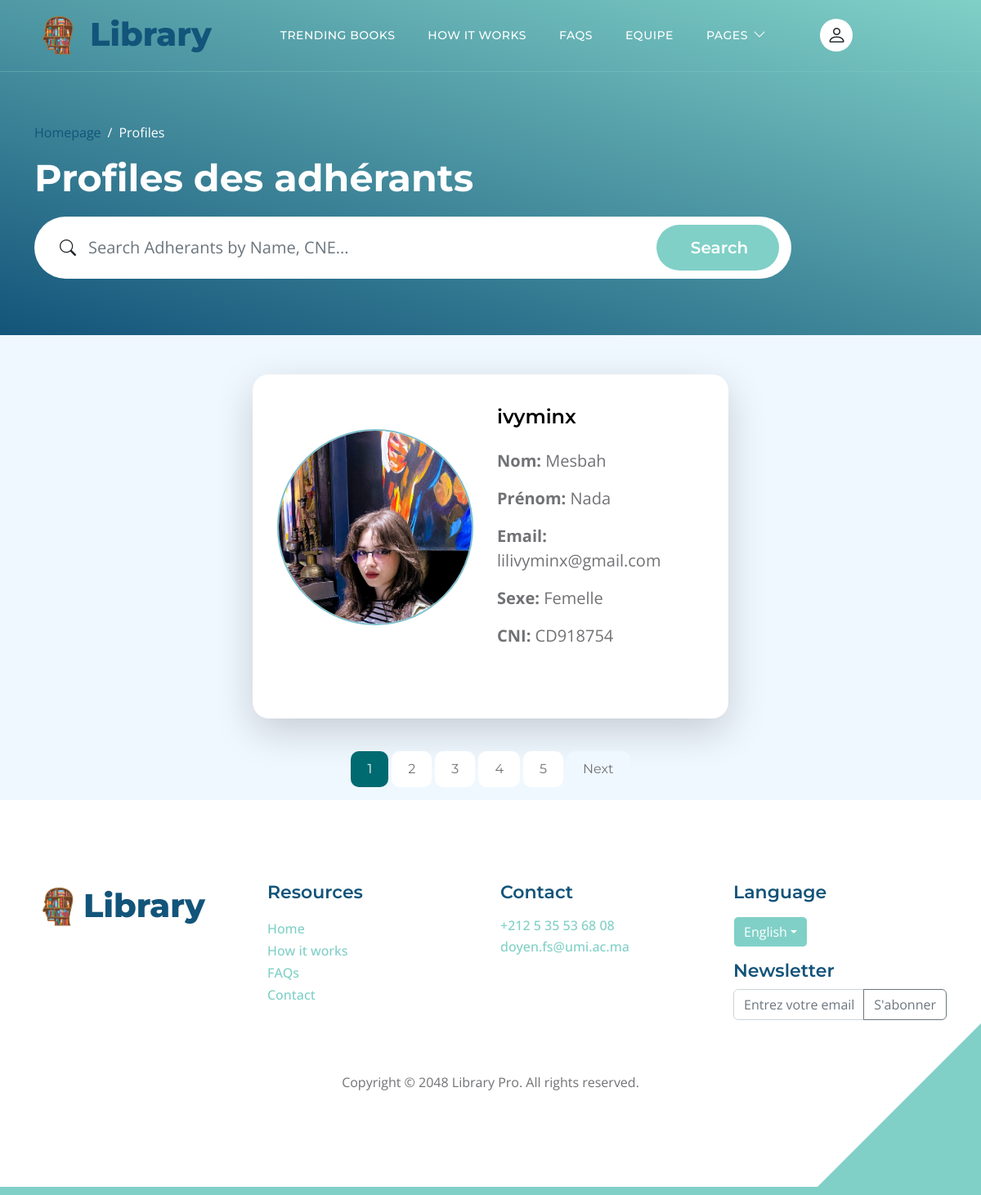
Before: /profiles/ with the older database file.
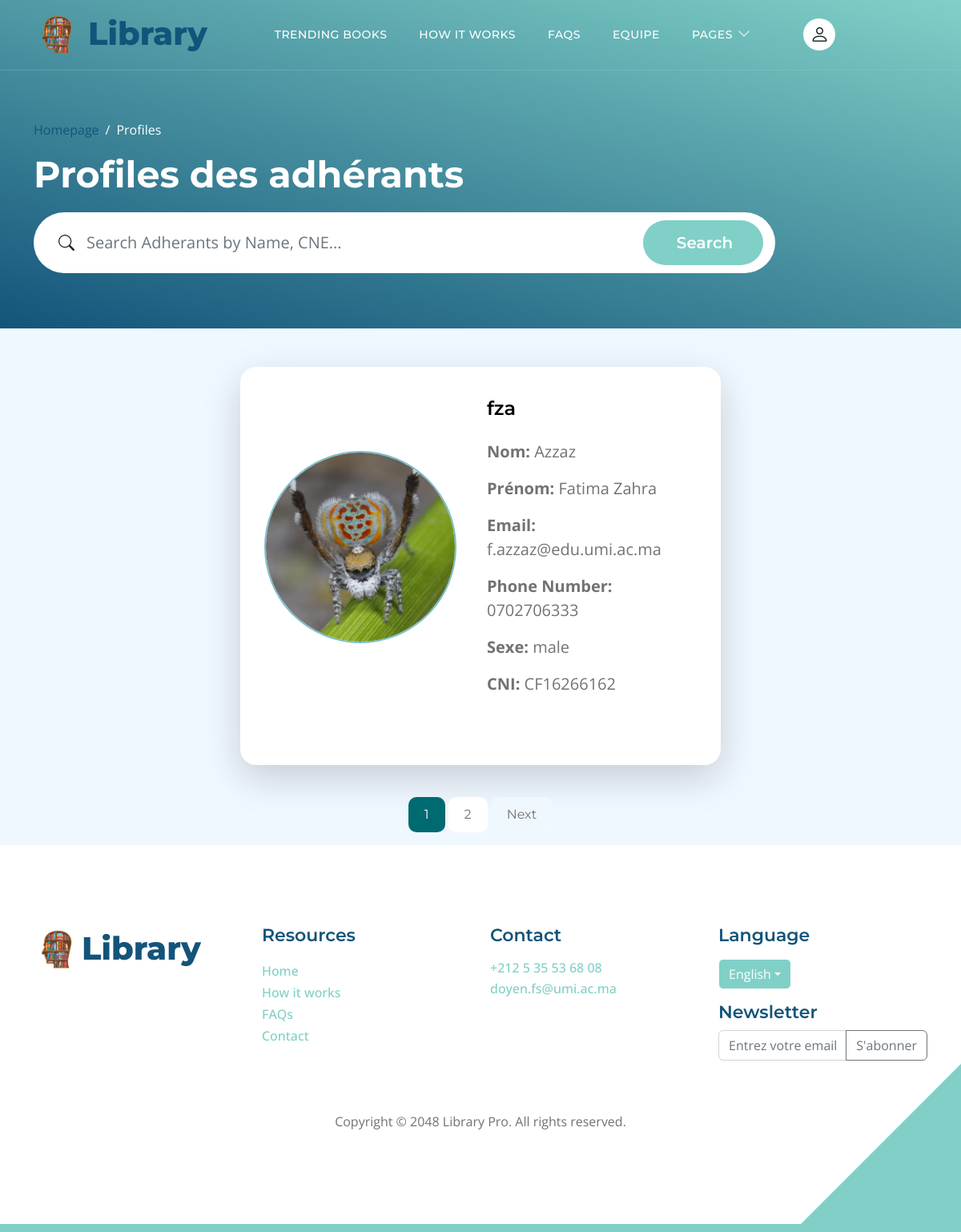
After: the same page with the newer database file.
### adherants/models.py (models this page shows, shortened)
class Profile(models.Model):
    user = models.OneToOneField(User, on_delete=models.CASCADE, null=True, blank=True)
    prenom = models.CharField(max_length=255, blank=True, null=True)
    nom = models.CharField(max_length=255, blank=True, null=True)
    email = models.EmailField(max_length=500, blank=True, null=True)
    username = models.CharField(max_length=200, blank=True, null=True)
    CNI = models.CharField(max_length=200, blank=True, null=True)
    profile_image = models.ImageField(null=True, blank=True, upload_to='profiles/', default="profiles/user-default.png")
    departement = models.CharField(max_length=200, blank=True, null=True)
    filiere = models.CharField(max_length=200, blank=True, null=True)
    CNE = models.CharField(max_length=200, blank=True, null=True)
    semestre = models.CharField(max_length=200, blank=True, null=True)
    sexe = models.CharField(max_length=200, blank=True, null=True)
    phonenumber = models.CharField(max_length=200, blank=True, null=True)
    created = models.DateTimeField(auto_now_add=True)
    id = models.UUIDField(default=uuid.uuid4, unique=True,
                          primary_key=True, editable=False)
    @property
    def imageURL(self):
        try:
            url = self.profile_image.url
        except:
            url = ''
        return url

### adherants/views.py (the view)
# urls.py: path('profiles/', views.profiles, name='profiles'),
def profiles(request):
    profiles, search_query = searchProfiles(request)
    profiles = profiles.filter(
        user__is_staff=False
    )
    custom_range, profiles = paginateProfiles(request, profiles, 1)
    context = {'profiles': profiles, 'search_query': search_query,
               'custom_range': custom_range}
    return render(request, 'adherants/profiles.html', context)

### adherants/utils.py (called while the page is built)
def paginateProfiles(request, profiles, results):
    page = request.GET.get('page')
    paginator = Paginator(profiles, results)
    try:
        profiles = paginator.page(page)
    except PageNotAnInteger:
        page = 1
        profiles = paginator.page(page)
    except EmptyPage:
        page = paginator.num_pages
        profiles = paginator.page(page)
    leftIndex = (int(page) - 4)
    if leftIndex < 1:
        leftIndex = 1
    rightIndex = (int(page) + 5)
    if rightIndex > paginator.num_pages:
        rightIndex = paginator.num_pages + 1
    custom_range = range(leftIndex, rightIndex)
    return custom_range, profiles

def searchProfiles(request):
    search_query = ''
    if request.GET.get('search_query'):
        search_query = request.GET.get('search_query')
    profiles = Profile.objects.distinct().filter(
        Q(nom__icontains=search_query) |
        Q(prenom__icontains=search_query) |
        Q(CNE__icontains=search_query) |
        Q(CNI__icontains=search_query) |
        Q(departement__icontains=search_query) |
        Q(filiere__icontains=search_query) |
        Q(semestre__icontains=search_query) |
        Q(phonenumber__icontains=search_query) |
        Q(sexe__icontains=search_query) |
        Q(username__icontains=search_query)
    )
    return profiles, search_query

### adherants/templates/adherants/profiles.html (shortened to what this page needs)
{% extends 'main.html' %}
{%load static%}
{% block content %}
<header class="hero-section site-header d-flex flex-column justify-content-center align-items-center">
    <div class="container">
        <div class="row align-items-center">
            <div class="col-lg-12 col-12">
                <nav aria-label="breadcrumb">
                    <ol class="breadcrumb">
                        <li class="breadcrumb-item"><a href="{% url 'ouvrages:index' %}">Homepage</a></li>
                        <li class="breadcrumb-item active" aria-current="page">Profiles</li>
                    </ol>
                </nav>
                <h2 class="text-white">Profiles des adhérants</h2>
            </div>
            <div class="col-lg-10 col-12">
                <form method="GET"  action="{% url 'profiles' %}" class="custom-form mt-2 pt-1 pb-1 mb-lg-0 mb-2" role="search">
                    <div class="input-group input-group-lg">
                        <span class="input-group-text bi-search" id="basic-addon1">
                        </span>
                        <input name="search_query" value="{{search_query}}" type="search" class="form-control" id="search_query" placeholder="Search Adherants by Name, CNE..." aria-label="Search">
                        <button type="submit" class="form-control">Search</button>
                    </div>
                </form>
            </div>
        </div>
    </div>
</header>
<section class="section-bg py-lg-5 pb-lg-3 d-flex flex-column justify-content-center align-items-center">
    <div class="container d-flex flex-column justify-content-center align-items-center">
        {% for profile in profiles %}
        <a href="{% url 'user-profile' profile.id %}">
            <div class="custom-block bg-white shadow-lg d-flex justify-content-between align-items-center">
                <div class="col-lg-6 col-12 mb-5">
                    <img src="{{ profile.imageURL }}" class="avatar avatar--lg" alt="profile picture">
                </div>
                <div class="col-lg-6 col-12 mb-5 ms-auto">
                    <div class="d-flex flex-column">
                        <h5 class="mb-2 p-2">{{profile.username}}</h5>
                        <p class="mb-0 p-2"><strong>Nom:</strong> {{ profile.nom }}</p>
                        <p class="mb-0 p-2"><strong>Prénom:</strong> {{ profile.prenom }}</p>
                        <p class="mb-0 p-2"><strong>Email:</strong> {{ profile.email }}</p>
                        {% if profile.phonenumber %}
                        <p class="mb-0 p-2"><strong>Phone Number:</strong> {{ profile.phonenumber }}</p>
                        {% endif %}
                        {% if profile.sexe %}
                        <p class="mb-0 p-2"><strong>Sexe:</strong> {{ profile.sexe }}</p>
                        {% endif %}
                        {% if profile.CNI %}
                        <p class="mb-0 p-2"><strong>CNI:</strong> {{ profile.CNI }}</p>
                        {% endif %} {% comment %}<span class="badge bg-education align-self-end" style="height: 1.3rem;">Recommended</span> {% endcomment %}
                    </div>
                </div>
            </div>
        </a>
        {% empty %}
        <div class="d-flex flex-column justify-content-center align-items-center mb-0 mb-lg-0">
            <h4 class="text-black-50">Aucun profil d'adhérant trouvé</h4>
            <img src="{% static 'images/sad.png' %}" alt="Tristesse" class="img-fluid" style="width: 17rem">
        </div>
        {% endfor %}
        <div class="col-lg-12 col-12">
            {% if profiles.has_other_pages %}
            <nav aria-label="Page navigation example">
                <ul class="pagination justify-content-center mb-0">
                    {% for page in custom_range %}
                    {% if page == profiles.number%}
                    <li class="page-item active" aria-current="page">
                        <a class="page-link" href="?page={{page}}">{{page}}</a>
                    </li>
                    {% else %}
                    <li class="page-item">
                        <a class="page-link" href="?page={{page}}">{{page}}</a>
                    </li>
                    {% endif %}
                    {% endfor %}
                    {% if profiles.has_next %}
                    <li class="page-item">
                        <a class="page-link" href="?page={{profiles.next_page_number}}" aria-label="Next">
                            <span aria-hidden="true">Next</span>
                        </a>
                    </li>
                    {% endif %}
                </ul>
            </nav>
            {% endif %}
        </div>
    </div>
</section>
{% endblock content %}

### templates/main.html (shortened to what this page needs)
<!Doctype html>
<html lang="en">
{% load static %}
    <head>
        <link href="{% static 'css/bootstrap.min.css' %}" rel="stylesheet">
        <link href="{% static 'css/bootstrap-icons.css' %}" rel="stylesheet">
        <link href="{% static 'css/templatemo-topic-listing.css' %}" rel="stylesheet">
</head>
<body class="topics-listing-page" id="top">
    <main>
    {% include 'navbar.html' %}
    {% block content %}{% endblock content %}
    </main>
    {% include 'footer.html' %}
</body>
</html>

### templates/navbar.html (shortened to what this page needs)
{% load static %}
<nav class="navbar navbar-expand-lg">
    <div class="container">
        <a class="navbar-brand" href="{% url 'ouvrages:index'%}#section_1">
            <div class="d-flex justify-content-around align-content-center">
                <img src="{% static 'images/logoo.png'%}" style="height: 60px;width: auto; margin-top:auto; margin-right: 0.5rem;"/>
                <h6 style="margin-top:0.3rem; font-size: 2.5rem; font-weight: 800;">Library</h6>
            </div>
        </a>
        <div class="collapse navbar-collapse" id="navbarNav">
            <ul class="navbar-nav ms-lg-5">
                {% if user.is_staff %}
                <li class="nav-item">
                    <a class="nav-link click-scroll" href="{% url 'profiles'%}">Adhérants</a>
                </li>
                <li class="nav-item">
                    <a class="nav-link click-scroll" href="{% url 'ouvrages:browse'%}">Ouvrages</a>
                </li>
                <li class="nav-item">
                    <a class="nav-link click-scroll" href="{% url 'ouvrages:exemplaires' %}">Exemplaires</a>
                </li>
                <li class="nav-item">
                    <a class="nav-link click-scroll" href="{% url 'ouvrages:emprunt' %}">Emprunts</a>
                </li>
                <li class="nav-item">
                    <a class="nav-link click-scroll" href="{% url 'ouvrages:list_reservations' %}">Reservations</a>
                </li>
                {% else %}
                <li class="nav-item">
                    <a class="nav-link click-scroll" href="{% url 'ouvrages:index' %}#section_2">Trending Books</a>
                </li>
                <li class="nav-item">
                    <a class="nav-link click-scroll" href="{% url 'ouvrages:index' %}#section_3">How it works</a>
                </li>
                <li class="nav-item">
                    <a class="nav-link click-scroll" href="{% url 'ouvrages:index' %}#section_4">FAQs</a>
                </li>
                <li class="nav-item">
                    <a class="nav-link click-scroll" href="{% url 'ouvrages:index' %}#section_5">Equipe</a>
                </li>
                <li class="nav-item dropdown">
                    <a class="nav-link dropdown-toggle" href="#section_5" id="navbarLightDropdownMenuLink" role="button" data-bs-toggle="dropdown" aria-expanded="false">Pages</a>
                </li>
                {%endif%}
            </ul>
            <div class="d-none d-lg-block ms-lg-4">
                <div class="nav-item dropdown">
                    {% if user.is_authenticated %}
                        <a href="#" class="ms-lg-4" id="navbarLightDropdownMenuLink" role="button" data-bs-toggle="dropdown" aria-expanded="false">
                            <img src="{{ user.profile.profile_image.url }}" class="avatar avatar-sm nav-link navbar-icon bi-person smoothscroll">
                        </a>
                    {% else %}
                        <a class="nav-link navbar-icon bi-person smoothscroll ms-lg-4" href="#" id="navbarLightDropdownMenuLink" role="button" data-bs-toggle="dropdown" aria-expanded="false">
                        </a>
                    {% endif %}
                </div>
            </div>
        </div>
    </div>
</nav>

### templates/footer.html (shortened to what this page needs)
{%load static%}
<footer class="site-footer section-padding">
    <div class="container">
        <div class="row">
            <div class="col-lg-3 col-12 mb-4 pb-2">
                <div class="d-flex align-content-center">
                    <img src="{% static 'images/logoo.png'%}" style="height: 60px;width: auto; margin-top:auto;"/>
                    <h6 style="margin-top:0.3rem; font-size: 2.5rem; font-weight: 800;">Library</h6>
                </div>
            </div>
            <div class="col-lg-3 col-md-4 col-6">
                <h6 class="site-footer-title mb-3">Resources</h6>
                <ul class="site-footer-links">
                    <li class="site-footer-link-item"><a href="#" class="site-footer-link">Home</a></li>
                    <li class="site-footer-link-item"><a href="#" class="site-footer-link">How it works</a></li>
                    <li class="site-footer-link-item"><a href="#" class="site-footer-link">FAQs</a></li>
                    <li class="site-footer-link-item"><a href="#" class="site-footer-link">Contact</a></li>
                </ul>
            </div>
            <div class="col-lg-3 col-md-4 col-6 mb-4 mb-lg-0">
                <h6 class="site-footer-title mb-3">Contact</h6>
                <p class="text-white d-flex mb-1">
                    <a href="tel: 05 35 53 68 08" class="site-footer-link">+212 5 35 53 68 08</a>
                </p>
                <p class="text-white d-flex">
                    <a href="mailto: doyen.fs@umi.ac.ma" class="site-footer-link">doyen.fs@umi.ac.ma</a>
                </p>
            </div>
            <div class="col-lg-3 col-md-4 col-12 mt-4 mt-lg-0 ms-auto">
                <h6 class="site-footer-title mb-3">Language</h6>
                <div class="dropdown">
                    <button class="btn btn-secondary dropdown-toggle" type="button" data-bs-toggle="dropdown" aria-expanded="false">English</button>
                </div>
                <h6 class="site-footer-title mt-3">Newsletter</h6>
                <form action="{% url 'collect_email' %}" method="post" class="newsletter-form">
                    <div class="input-group mb-3">
                        <input type="email" id="email" name="email" class="form-control newsletter-input" placeholder="Entrez votre email" aria-label="Entrez votre email" aria-describedby="button-addon2" required>
                        <button class="btn btn-outline-secondary newsletter-button" type="submit" id="button-addon2">S'abonner</button>
                    </div>
                </form>
            </div>
        </div>
        <div class="row">
            <div class="col-12 text-center">
                <p class="copyright-text mt-lg-5 mt-4">Copyright © 2048 Library Pro. All rights reserved.</p>
            </div>
        </div>
    </div>
</footer>

### templates/main.html (style rules this page uses)
.avatar { border-radius: 50%; border: 2px solid #7bbfcc; object-fit: cover; }
.avatar--lg { height: 15rem; width: 15rem; }
.page-link { border: 0; border-radius: 10px; color: #717275; font-family: 'Montserrat', sans-serif; margin: 0 5px; padding: 10px 20px; transition: background-color 0.3s, transform 0.3s; }
.page-item:first-child .page-link { margin-right: 5px; }
.page-item:first-child .page-link, .page-item:last-child .page-link { background-color: #f0f8ff; border-radius: 10px; }
.page-item.active .page-link, .page-link.active { background-color:#006a71; border-color: #006a71; color: #ffffff !important; }

Changed rows visible on the page:
removed Profile: imageURL (picture), username "ivyminx", nom "Mesbah", prenom "Nada", email "lilivyminx@gmail.com", sexe "Femelle", CNI "CD918754"
added Profile: imageURL (picture), username "fza", nom "Azzaz", prenom "Fatima Zahra", email "f.azzaz@edu.umi.ac.ma", phonenumber "0702706333", sexe "male", CNI "CF16266162"
Other visible differences:
list line gone: "3"
list line gone: "4"
list line gone: "5"
